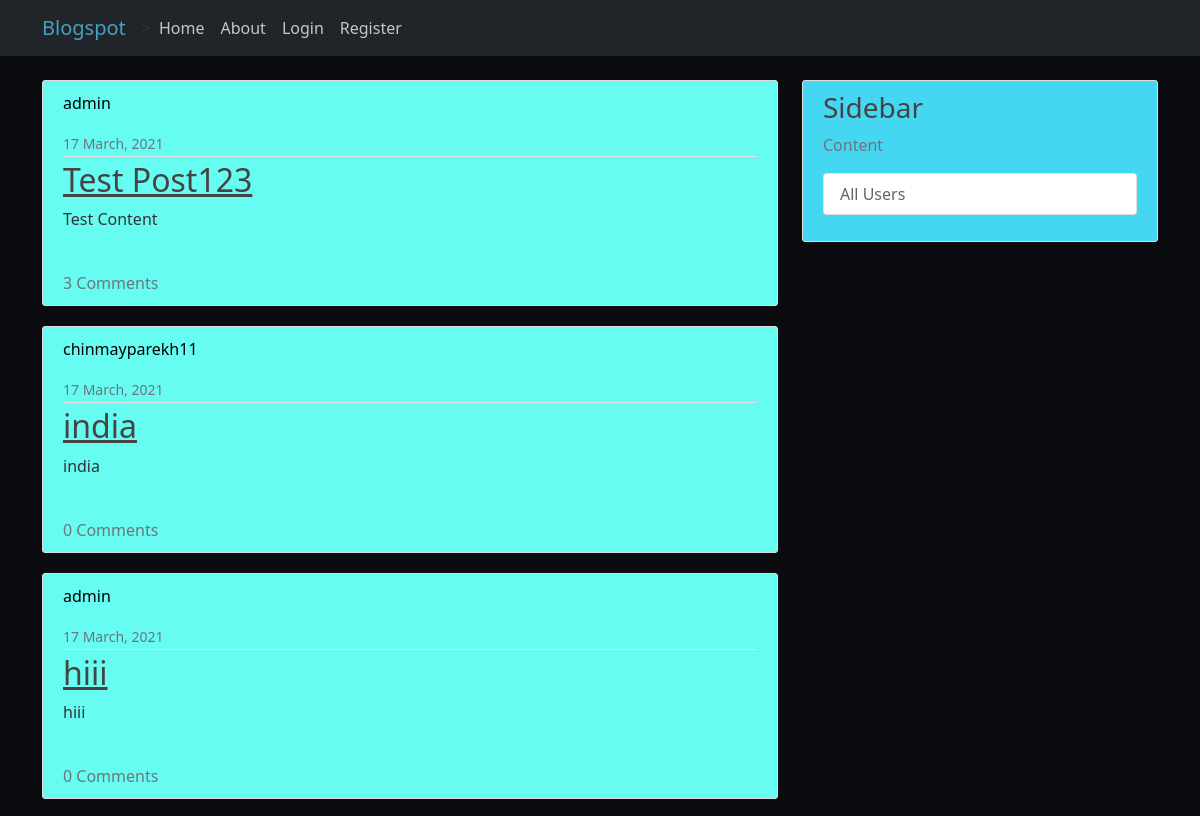
Before: / (upper part) with the older database file.
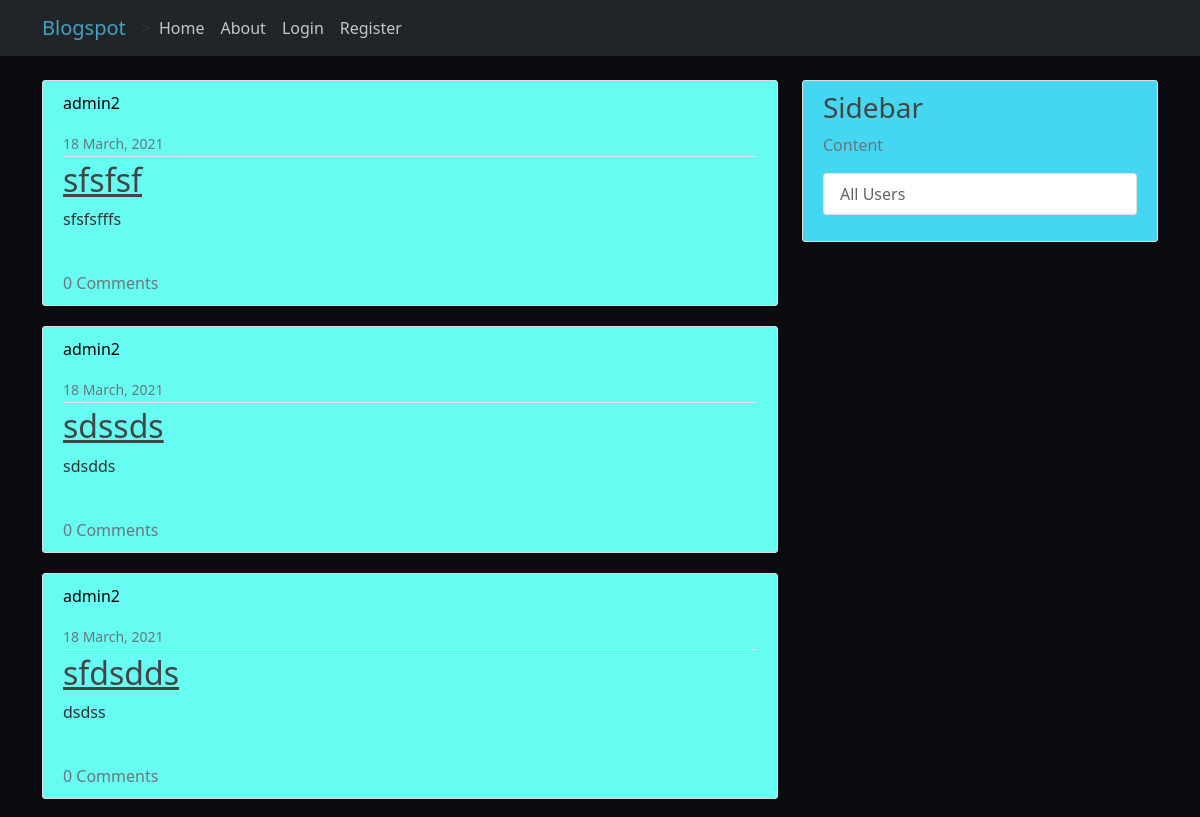
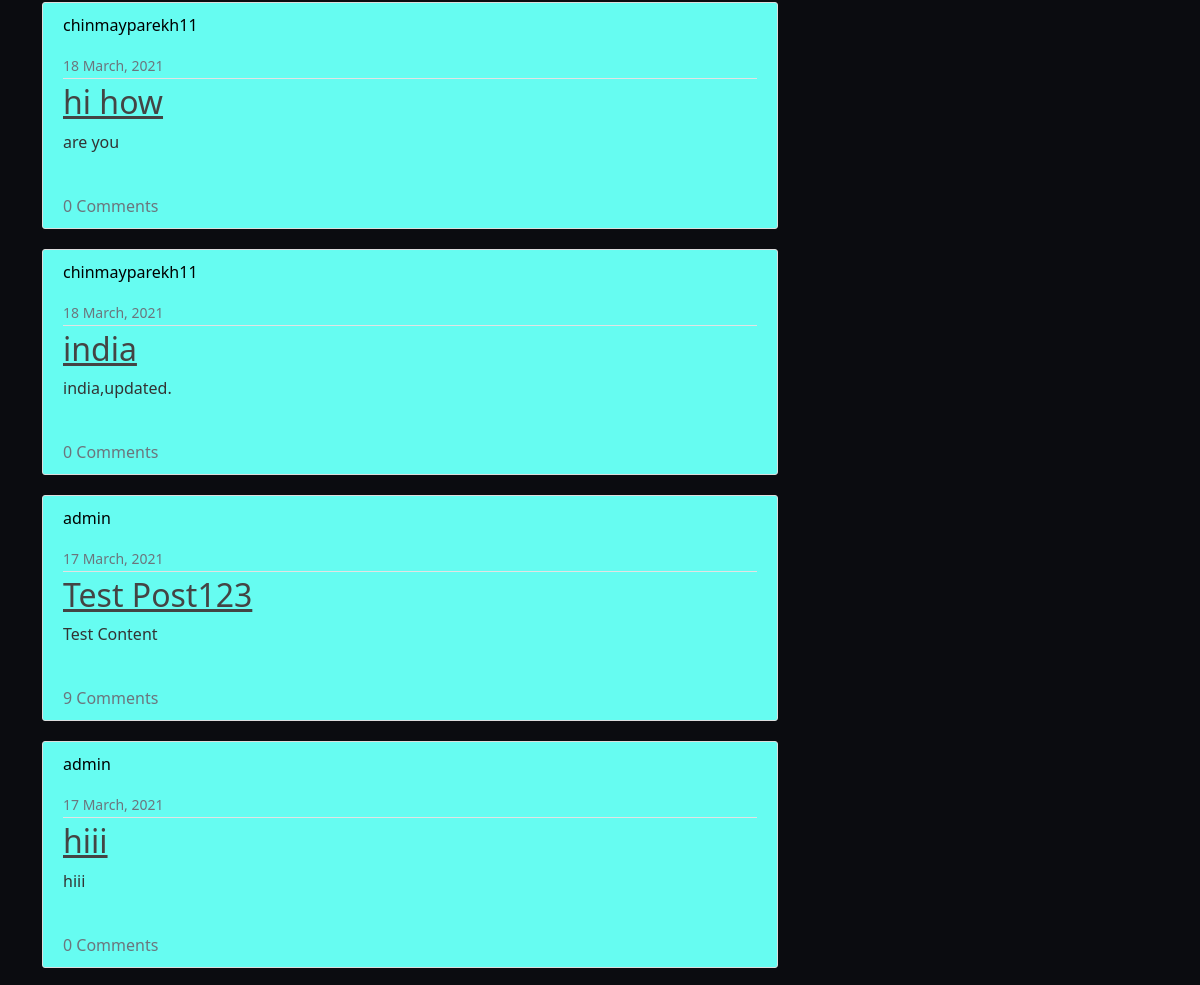
After: the same page with the newer database file (2 pictures, top to bottom).
### blog/models.py (models this page shows, shortened)
class Post(models.Model):
    title = models.CharField(max_length=100, unique=True)
    content = models.TextField()
    date_posted = models.DateTimeField(auto_now=True)
    author = models.ForeignKey(User, on_delete=models.CASCADE, null=True)

### blog/views.py (the view)
# urls.py: path('', PostListView.as_view(), name='blog-home'),
class PostListView(ListView):
    model = Post
    template_name = 'blog/home.html'
    context_object_name = 'posts'
    ordering = ['-date_posted']

### blog/templates/blog/home.html
{% extends "blog/base.html" %}
    {% block content %}
        {% if posts|length > 0 %}
            {% for post in posts %}
                <article style="background:#66FCF1;"class="media content-section">
                  <div class="media-body">
                    <div class="article-metadata">
                      <p style="color:black;"class="mr-2" >{{ post.author }}</p>
                      <small class="text-muted">{{ post.date_posted|date:"d F, Y"}}</small>
                    </div>
                    <h2><a class="article-title" href="{% url 'post-detail' post.id %}">{{ post.title }}</a></h2>
                    <p class="article-content">{{ post.content }}</p>
                    <br>
                    {% with post.comments.count as total_comments %}
                        <span class="text-muted font-weight-normal">{{ total_comments }} Comments</span>
                    {% endwith %}
                  </div>
                </article>
        {% endfor %}
        {% else %}
         <p><h1 style="color:white;">This User has not written any posts!</h1></p>
        {% endif %}
    {% endblock content %}

Changed rows visible on the page:
added Post: author "admin2", date_posted "18 March, 2021", title "sfsfsf", content "sfsfsfffs", comments.count "0"
added Post: author "admin2", date_posted "18 March, 2021", title "sdssds", content "sdsdds", comments.count "0"
added Post: author "admin2", date_posted "18 March, 2021", title "sfdsdds", content "dsdss", comments.count "0"
added Post: author "chinmayparekh11", date_posted "18 March, 2021", title "hi how", content "are you", comments.count "0"
changed Post "india": date_posted "17 March, 2021" → "18 March, 2021"; content "india" → "india,updated."; moves up the list
computed for Post "Test Post123": comments.count "3" → "9"
